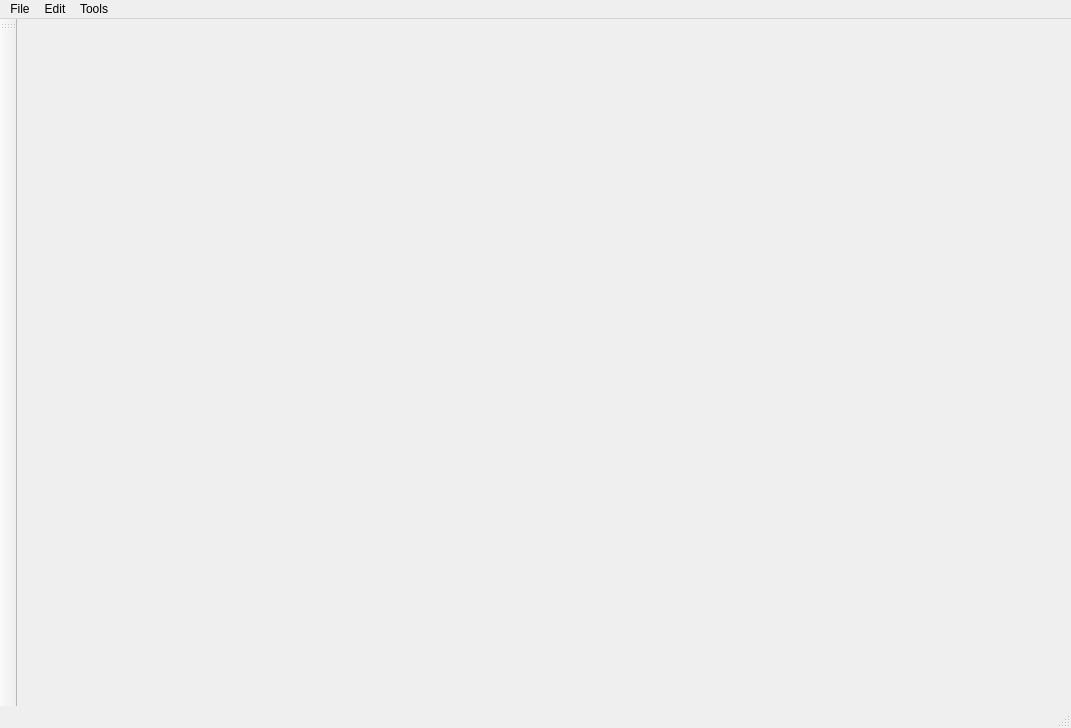
<?xml version="1.0" encoding="UTF-8"?>
<ui version="4.0">
 <class>MainWindow</class>
 <widget class="QMainWindow" name="MainWindow">
  <property name="geometry">
   <rect>
    <x>0</x>
    <y>0</y>
    <width>1071</width>
    <height>728</height>
   </rect>
  </property>
  <property name="windowTitle">
   <string>QT Bitmap Editor</string>
  </property>
  <property name="windowIcon">
   <iconset resource="icons.qrc">
    <normaloff>:/src/icons/icon.png</normaloff>:/src/icons/icon.png</iconset>
  </property>
  <widget class="QWidget" name="centralwidget"/>
  <widget class="QMenuBar" name="menubar">
   <property name="geometry">
    <rect>
     <x>0</x>
     <y>0</y>
     <width>1071</width>
     <height>23</height>
    </rect>
   </property>
   <widget class="QMenu" name="menuFile">
    <property name="title">
     <string>File</string>
    </property>
    <addaction name="actionNew_project"/>
    <addaction name="actionOpen_project"/>
    <addaction name="separator"/>
    <addaction name="actionSave_project"/>
    <addaction name="actionImport_image"/>
    <addaction name="actionExport_image"/>
    <addaction name="actionPrint"/>
    <addaction name="separator"/>
    <addaction name="actionExit"/>
   </widget>
   <widget class="QMenu" name="menuTools">
    <property name="title">
     <string>Tools</string>
    </property>
    <addaction name="actionEye_Dropper"/>
    <addaction name="actionPen"/>
    <addaction name="actionEraser"/>
    <addaction name="actionBrush"/>
    <addaction name="actionFill"/>
    <addaction name="actionText"/>
   </widget>
   <widget class="QMenu" name="menuEdit">
    <property name="title">
     <string>Edit</string>
    </property>
    <addaction name="actionSwitch_Image_Mask"/>
    <addaction name="actionZoom_in"/>
    <addaction name="actionZoom_out"/>
    <addaction name="separator"/>
    <addaction name="actionAdd_layer"/>
    <addaction name="actionRemove_layer"/>
    <addaction name="actionConvert_to_Bitmap"/>
    <addaction name="separator"/>
   </widget>
   <addaction name="menuFile"/>
   <addaction name="menuEdit"/>
   <addaction name="menuTools"/>
   <addaction name="menuHelp"/>
  </widget>
  <widget class="QStatusBar" name="statusbar"/>
  <widget class="QToolBar" name="toolBar">
   <property name="windowTitle">
    <string>Tool bar</string>
   </property>
   <property name="orientation">
    <enum>Qt::Vertical</enum>
   </property>
   <attribute name="toolBarArea">
    <enum>LeftToolBarArea</enum>
   </attribute>
   <attribute name="toolBarBreak">
    <bool>false</bool>
   </attribute>
  </widget>
  <action name="actionNew_project">
   <property name="icon">
    <iconset theme="document-new">
     <normaloff>.</normaloff>.</iconset>
   </property>
   <property name="text">
    <string>New project</string>
   </property>
   <property name="shortcut">
    <string>Ctrl+N</string>
   </property>
  </action>
  <action name="actionOpen_project">
   <property name="icon">
    <iconset theme="document-open">
     <normaloff>.</normaloff>.</iconset>
   </property>
   <property name="text">
    <string>Open project</string>
   </property>
   <property name="shortcut">
    <string>Ctrl+O</string>
   </property>
  </action>
  <action name="actionImport_image">
   <property name="text">
    <string>Import image</string>
   </property>
  </action>
  <action name="actionExport_image">
   <property name="text">
    <string>Export</string>
   </property>
  </action>
  <action name="actionExit">
   <property name="icon">
    <iconset theme="application-exit">
     <normaloff>.</normaloff>.</iconset>
   </property>
   <property name="text">
    <string>Exit</string>
   </property>
  </action>
  <action name="actionPrint">
   <property name="icon">
    <iconset theme="document-print">
     <normaloff>.</normaloff>.</iconset>
   </property>
   <property name="text">
    <string>Print</string>
   </property>
  </action>
  <action name="actionAbout">
   <property name="icon">
    <iconset theme="dialog-information">
     <normaloff>.</normaloff>.</iconset>
   </property>
   <property name="text">
    <string>About</string>
   </property>
  </action>
  <action name="actionPen">
   <property name="icon">
    <iconset resource="icons.qrc">
     <normaloff>:/src/icons/pen.png</normaloff>:/src/icons/pen.png</iconset>
   </property>
   <property name="text">
    <string>Pen</string>
   </property>
  </action>
  <action name="actionBrush">
   <property name="icon">
    <iconset resource="icons.qrc">
     <normaloff>:/src/icons/brush.png</normaloff>:/src/icons/brush.png</iconset>
   </property>
   <property name="text">
    <string>Brush</string>
   </property>
  </action>
  <action name="actionFill">
   <property name="icon">
    <iconset resource="icons.qrc">
     <normaloff>:/src/icons/fill.png</normaloff>:/src/icons/fill.png</iconset>
   </property>
   <property name="text">
    <string>Fill</string>
   </property>
  </action>
  <action name="actionText">
   <property name="icon">
    <iconset resource="icons.qrc">
     <normaloff>:/src/icons/text.png</normaloff>:/src/icons/text.png</iconset>
   </property>
   <property name="text">
    <string>Text</string>
   </property>
  </action>
  <action name="actionEraser">
   <property name="icon">
    <iconset resource="icons.qrc">
     <normaloff>:/src/icons/eraser.png</normaloff>:/src/icons/eraser.png</iconset>
   </property>
   <property name="text">
    <string>Eraser</string>
   </property>
  </action>
  <action name="actionAdd_layer">
   <property name="icon">
    <iconset resource="icons.qrc">
     <normaloff>:/src/icons/new_layer.png</normaloff>:/src/icons/new_layer.png</iconset>
   </property>
   <property name="text">
    <string>Add layer</string>
   </property>
  </action>
  <action name="actionRemove_layer">
   <property name="icon">
    <iconset resource="icons.qrc">
     <normaloff>:/src/icons/remove_layer.png</normaloff>:/src/icons/remove_layer.png</iconset>
   </property>
   <property name="text">
    <string>Remove layer</string>
   </property>
  </action>
  <action name="actionZoom_in">
   <property name="icon">
    <iconset resource="icons.qrc">
     <normaloff>:/src/icons/zoom_in.png</normaloff>:/src/icons/zoom_in.png</iconset>
   </property>
   <property name="text">
    <string>Zoom in</string>
   </property>
   <property name="shortcut">
    <string>Ctrl++</string>
   </property>
  </action>
  <action name="actionZoom_out">
   <property name="icon">
    <iconset resource="icons.qrc">
     <normaloff>:/src/icons/zoom_out.png</normaloff>:/src/icons/zoom_out.png</iconset>
   </property>
   <property name="text">
    <string>Zoom out</string>
   </property>
   <property name="shortcut">
    <string>Ctrl+-</string>
   </property>
  </action>
  <action name="actionSave_project">
   <property name="icon">
    <iconset theme="document-save">
     <normaloff>.</normaloff>.</iconset>
   </property>
   <property name="text">
    <string>Save project</string>
   </property>
   <property name="shortcut">
    <string>Ctrl+S</string>
   </property>
  </action>
  <action name="actionEye_Dropper">
   <property name="icon">
    <iconset resource="icons.qrc">
     <normaloff>:/src/icons/color_picker.png</normaloff>:/src/icons/color_picker.png</iconset>
   </property>
   <property name="text">
    <string>Eye Dropper</string>
   </property>
  </action>
  <action name="actionSwitch_Image_Mask">
   <property name="text">
    <string>Switch Image/Mask</string>
   </property>
   <property name="shortcut">
    <string>Ctrl+W</string>
   </property>
  </action>
  <action name="actionConvert_to_Bitmap">
   <property name="text">
    <string>Convert to Bitmap Layer</string>
   </property>
   <property name="toolTip">
    <string>Convert the selected image layer to an editable bitmap layer</string>
   </property>
  </action>
 </widget>
 <resources>
  <include location="icons.qrc"/>
 </resources>
 <connections/>
</ui>
